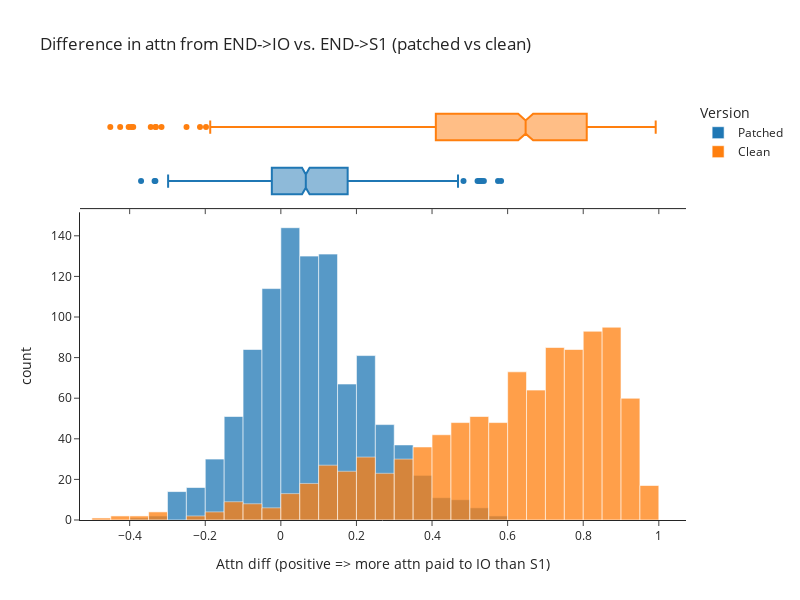

The notebook cell saved with this chart:
### Markdown cell above
every plot understandable without reading caption or main text = good

note - monday lw post (incrementation heads & copying suprpressors). zero ablate all, find head w/ semantic meaning

### Code cell
hist(
    [results_patched, results_clean],
    labels={"variable": "Version", "value": "Attn diff (positive => more attn paid to IO than S1)"},
    title="Difference in attn from END->IO vs. END->S1 (patched vs clean)",
    names=["Patched", "Clean"],
    width=800, 
    height=600,
    opacity=0.75,
    marginal="box",
    template="simple_white"
)

### Figure 1 — Plotly figure (JSON) as saved in the notebook; plotly's stock layout.template omitted (floating-point values rounded to 4 significant figures; data arrays with more than 128 entries replaced by an {"elided": "..."} marker saying what was removed)
{"data": [{"alignmentgroup": "True", "bingroup": "x", "hovertemplate": "Version=wide_variable_0<br>Attn diff (positive => more attn paid to IO than S1)=%{x}<br>count=%{y}<extra></extra>", "legendgroup": "wide_variable_0", "marker": {"color": "#1F77B4", "opacity": 0.75, "pattern": {"shape": ""}}, "name": "Patched", "offsetgroup": "wide_variable_0", "orientation": "v", "showlegend": true, "type": "histogram", "x": {"elided": "1000 float values"}, "xaxis": "x", "yaxis": "y"}, {"alignmentgroup": "True", "hovertemplate": "Version=wide_variable_0<br>Attn diff (positive => more attn paid to IO than S1)=%{x}<extra></extra>", "legendgroup": "wide_variable_0", "marker": {"color": "#1F77B4"}, "name": "Patched", "notched": true, "offsetgroup": "wide_variable_0", "showlegend": false, "type": "box", "x": {"elided": "1000 float values"}, "xaxis": "x2", "yaxis": "y2"}, {"alignmentgroup": "True", "bingroup": "x", "hovertemplate": "Version=wide_variable_1<br>Attn diff (positive => more attn paid to IO than S1)=%{x}<br>count=%{y}<extra></extra>", "legendgroup": "wide_variable_1", "marker": {"color": "#FF7F0E", "opacity": 0.75, "pattern": {"shape": ""}}, "name": "Clean", "offsetgroup": "wide_variable_1", "orientation": "v", "showlegend": true, "type": "histogram", "x": {"elided": "1000 float values"}, "xaxis": "x", "yaxis": "y"}, {"alignmentgroup": "True", "hovertemplate": "Version=wide_variable_1<br>Attn diff (positive => more attn paid to IO than S1)=%{x}<extra></extra>", "legendgroup": "wide_variable_1", "marker": {"color": "#FF7F0E"}, "name": "Clean", "notched": true, "offsetgroup": "wide_variable_1", "showlegend": false, "type": "box", "x": {"elided": "1000 float values"}, "xaxis": "x2", "yaxis": "y2"}], "layout": {"bargap": 0, "barmode": "overlay", "height": 600, "legend": {"title": {"text": "Version"}, "tracegroupgap": 0}, "title": {"text": "Difference in attn from END->IO vs. END->S1 (patched vs clean)"}, "width": 800, "xaxis": {"anchor": "y", "domain": [0, 1], "title": {"text": "Attn diff (positive => more attn paid to IO than S1)"}}, "xaxis2": {"anchor": "y2", "domain": [0, 1], "matches": "x", "showticklabels": false}, "yaxis": {"anchor": "x", "domain": [0, 0.7326], "title": {"text": "count"}}, "yaxis2": {"anchor": "x2", "domain": [0.7426, 1], "matches": "y2", "showline": false, "showticklabels": false, "ticks": ""}}}
